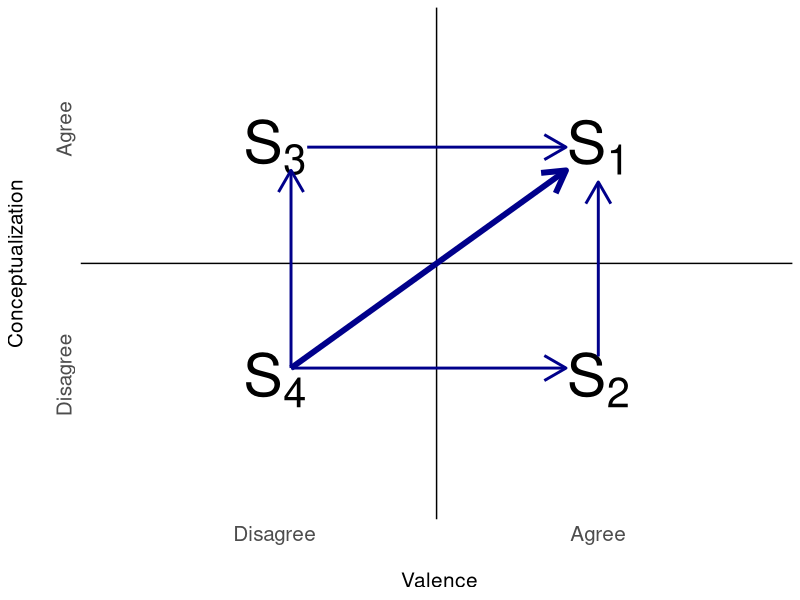
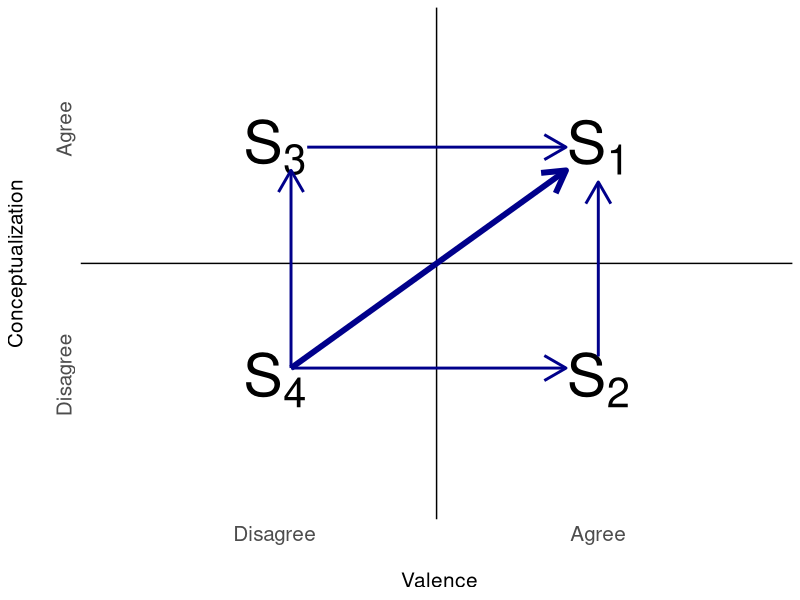

Write R code to recreate these figures, in order.
# C. Cochrane, University of Toronto, 2019-04-17
#-----------------------------------------------------------------
# Description
#-----------------------------------------------------------------

# A script for generating Figure 1: Conceputalizing Consensus

#-----------------------------------------------------------------
# Requirements
#-----------------------------------------------------------------

# (1) R-Studio; (2) rstudioapi; (3) tidyverse

#-----------------------------------------------------------------
# Initialization
#-----------------------------------------------------------------

library(tidyverse)
library(rstudioapi)

#set working directory to folder containing script 
setwd(dirname(rstudioapi::getActiveDocumentContext()$path)) 

#-----------------------------------------------------------------
# Build Graph
#-----------------------------------------------------------------

# Define labels with subscripts
label1 <- "S[1]"
label2 <- "S[2]"
label3 <- "S[3]"
label4 <- "S[4]"

# Generate empty data frame

df = data.frame()

# Graph
graph <- ggplot(df) +
  geom_hline(yintercept =5) + 
  geom_vline(xintercept =5) + 
  scale_x_continuous(
                     limits=c(0,10), 
                     breaks=c(2.5,7.5), 
                     labels=c('Disagree', 'Agree')
                     ) + 
  scale_y_continuous(
                     limits=c(0,10), 
                     breaks=c(3.5, 8.5), 
                     labels=c('Disagree', 'Agree')
                     ) +
  theme(panel.background=element_rect(fill="white")) +
  labs(x="\n Valence", y="Conceptualization\n") +
  annotate("text", x=7.5, y=7.5, label = label1, parse=TRUE, size=15) +
  annotate("text", x=2.5, y=7.5, label = label3, parse=TRUE, size=15) +
  annotate("text", x=2.5, y=2.5, label = label4, parse=TRUE, size=15) +
  annotate("text", x=7.5, y=2.5, label = label2, parse=TRUE, size=15) +
  geom_segment(
               mapping=aes(x=2.75, y=2.75, xend=7, yend=7), 
               arrow=arrow(), 
               color="blue4", 
               size=2
               ) +
  geom_segment(
              mapping=aes(x=2.75, y=2.75, xend=2.75, yend=7), 
              arrow=arrow(), 
              color="blue4", 
              size=1
              ) +
  geom_segment(
            mapping=aes(x=2.75, y=2.75, xend=7, yend=2.75), 
            arrow=arrow(), 
            color="blue4", 
            size=1
            ) +
  geom_segment(
            mapping=aes(x=3, y=7.5, xend=7, yend=7.5), 
            arrow=arrow(), 
            color="blue4", 
            size=1
            ) +
  geom_segment(
            mapping=aes(x=7.5, y=3, xend=7.5, yend=6.75), 
            arrow=arrow(), 
            color="blue4", 
            size=1
            ) +
  theme(
        axis.text.x = element_text(size=15),
        axis.text.y = element_text(size=15, angle=90),
        axis.title.x = element_text(size=15),
        axis.title.y = element_text(size=15),
        axis.ticks.x = element_blank(),
        axis.ticks.y = element_blank(),
        legend.text = element_text(size=5),
        legend.title = element_blank()
        )

graph

ggsave("consensus.pdf", device="pdf", width=10, height=10)
